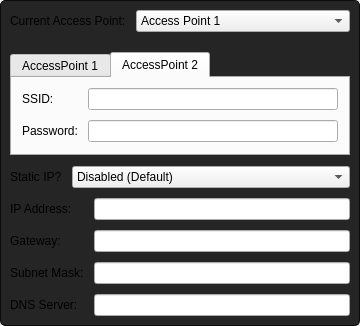
<?xml version="1.0" encoding="UTF-8"?>
<ui version="4.0">
 <class>WifiNetworksWidget</class>
 <widget class="QWidget" name="WifiNetworksWidget">
  <property name="geometry">
   <rect>
    <x>0</x>
    <y>0</y>
    <width>360</width>
    <height>326</height>
   </rect>
  </property>
  <property name="sizePolicy">
   <sizepolicy hsizetype="Preferred" vsizetype="Minimum">
    <horstretch>0</horstretch>
    <verstretch>0</verstretch>
   </sizepolicy>
  </property>
  <property name="windowTitle">
   <string>Form</string>
  </property>
  <property name="styleSheet">
   <string notr="true">#centralWidget {
	background-color: #252525;
	border: 1px Solid #0C0C0C;
	border-radius: 5px;
}
</string>
  </property>
  <layout class="QVBoxLayout" name="verticalLayout_7">
   <property name="spacing">
    <number>10</number>
   </property>
   <property name="leftMargin">
    <number>0</number>
   </property>
   <property name="topMargin">
    <number>0</number>
   </property>
   <property name="rightMargin">
    <number>0</number>
   </property>
   <property name="bottomMargin">
    <number>0</number>
   </property>
   <item>
    <widget class="QWidget" name="centralWidget" native="true">
     <layout class="QVBoxLayout" name="verticalLayout">
      <property name="spacing">
       <number>10</number>
      </property>
      <property name="leftMargin">
       <number>10</number>
      </property>
      <property name="topMargin">
       <number>10</number>
      </property>
      <property name="rightMargin">
       <number>10</number>
      </property>
      <property name="bottomMargin">
       <number>10</number>
      </property>
      <item>
       <layout class="QFormLayout" name="formLayout_3">
        <property name="fieldGrowthPolicy">
         <enum>QFormLayout::ExpandingFieldsGrow</enum>
        </property>
        <property name="horizontalSpacing">
         <number>10</number>
        </property>
        <property name="verticalSpacing">
         <number>10</number>
        </property>
        <property name="bottomMargin">
         <number>10</number>
        </property>
        <item row="0" column="0">
         <widget class="QLabel" name="label">
          <property name="text">
           <string>Current Access Point:</string>
          </property>
         </widget>
        </item>
        <item row="0" column="1">
         <widget class="QComboBox" name="currentAP">
          <property name="sizePolicy">
           <sizepolicy hsizetype="Expanding" vsizetype="Fixed">
            <horstretch>0</horstretch>
            <verstretch>0</verstretch>
           </sizepolicy>
          </property>
          <item>
           <property name="text">
            <string>Access Point 1</string>
           </property>
          </item>
          <item>
           <property name="text">
            <string>Access Point 2</string>
           </property>
          </item>
         </widget>
        </item>
       </layout>
      </item>
      <item>
       <widget class="QTabWidget" name="apTabs">
        <property name="sizePolicy">
         <sizepolicy hsizetype="Expanding" vsizetype="Minimum">
          <horstretch>0</horstretch>
          <verstretch>0</verstretch>
         </sizepolicy>
        </property>
        <property name="currentIndex">
         <number>1</number>
        </property>
        <widget class="QWidget" name="tab">
         <attribute name="title">
          <string>AccessPoint 1</string>
         </attribute>
         <layout class="QFormLayout" name="formLayout">
          <property name="fieldGrowthPolicy">
           <enum>QFormLayout::ExpandingFieldsGrow</enum>
          </property>
          <property name="horizontalSpacing">
           <number>10</number>
          </property>
          <property name="verticalSpacing">
           <number>10</number>
          </property>
          <property name="leftMargin">
           <number>10</number>
          </property>
          <property name="topMargin">
           <number>10</number>
          </property>
          <property name="rightMargin">
           <number>10</number>
          </property>
          <property name="bottomMargin">
           <number>10</number>
          </property>
          <item row="0" column="0">
           <widget class="QLabel" name="label_7">
            <property name="text">
             <string>SSID:</string>
            </property>
           </widget>
          </item>
          <item row="0" column="1">
           <widget class="QLineEdit" name="ap1SSID"/>
          </item>
          <item row="1" column="0">
           <widget class="QLabel" name="label_8">
            <property name="text">
             <string>Password:</string>
            </property>
           </widget>
          </item>
          <item row="1" column="1">
           <widget class="QLineEdit" name="ap1Password"/>
          </item>
         </layout>
        </widget>
        <widget class="QWidget" name="tab_2">
         <attribute name="title">
          <string>AccessPoint 2</string>
         </attribute>
         <layout class="QFormLayout" name="formLayout_2">
          <property name="fieldGrowthPolicy">
           <enum>QFormLayout::ExpandingFieldsGrow</enum>
          </property>
          <property name="horizontalSpacing">
           <number>10</number>
          </property>
          <property name="verticalSpacing">
           <number>10</number>
          </property>
          <property name="leftMargin">
           <number>10</number>
          </property>
          <property name="topMargin">
           <number>10</number>
          </property>
          <property name="rightMargin">
           <number>10</number>
          </property>
          <property name="bottomMargin">
           <number>10</number>
          </property>
          <item row="0" column="0">
           <widget class="QLabel" name="label_9">
            <property name="text">
             <string>SSID:</string>
            </property>
           </widget>
          </item>
          <item row="0" column="1">
           <widget class="QLineEdit" name="ap2SSID"/>
          </item>
          <item row="1" column="0">
           <widget class="QLabel" name="label_10">
            <property name="text">
             <string>Password:</string>
            </property>
           </widget>
          </item>
          <item row="1" column="1">
           <widget class="QLineEdit" name="ap2Password"/>
          </item>
         </layout>
        </widget>
       </widget>
      </item>
      <item>
       <layout class="QFormLayout" name="formLayout_4">
        <property name="fieldGrowthPolicy">
         <enum>QFormLayout::ExpandingFieldsGrow</enum>
        </property>
        <property name="horizontalSpacing">
         <number>10</number>
        </property>
        <property name="verticalSpacing">
         <number>5</number>
        </property>
        <property name="topMargin">
         <number>0</number>
        </property>
        <item row="0" column="0">
         <widget class="QLabel" name="label_6">
          <property name="text">
           <string>Static IP?</string>
          </property>
         </widget>
        </item>
        <item row="0" column="1">
         <widget class="QComboBox" name="staticIP">
          <property name="sizePolicy">
           <sizepolicy hsizetype="Expanding" vsizetype="Fixed">
            <horstretch>0</horstretch>
            <verstretch>0</verstretch>
           </sizepolicy>
          </property>
          <item>
           <property name="text">
            <string>Disabled (Default)</string>
           </property>
          </item>
          <item>
           <property name="text">
            <string>Enabled</string>
           </property>
          </item>
         </widget>
        </item>
       </layout>
      </item>
      <item>
       <widget class="QWidget" name="ipSettingsWidget" native="true">
        <layout class="QFormLayout" name="formLayout_5">
         <property name="fieldGrowthPolicy">
          <enum>QFormLayout::ExpandingFieldsGrow</enum>
         </property>
         <property name="horizontalSpacing">
          <number>10</number>
         </property>
         <property name="verticalSpacing">
          <number>10</number>
         </property>
         <property name="leftMargin">
          <number>0</number>
         </property>
         <property name="topMargin">
          <number>0</number>
         </property>
         <property name="rightMargin">
          <number>0</number>
         </property>
         <property name="bottomMargin">
          <number>0</number>
         </property>
         <item row="0" column="0">
          <widget class="QLabel" name="label_2">
           <property name="text">
            <string>IP Address:</string>
           </property>
          </widget>
         </item>
         <item row="0" column="1">
          <widget class="QLineEdit" name="ipAddress"/>
         </item>
         <item row="1" column="0">
          <widget class="QLabel" name="label_3">
           <property name="text">
            <string>Gateway:</string>
           </property>
          </widget>
         </item>
         <item row="1" column="1">
          <widget class="QLineEdit" name="gateway"/>
         </item>
         <item row="2" column="0">
          <widget class="QLabel" name="label_4">
           <property name="text">
            <string>Subnet Mask:</string>
           </property>
          </widget>
         </item>
         <item row="2" column="1">
          <widget class="QLineEdit" name="subnetMask"/>
         </item>
         <item row="3" column="0">
          <widget class="QLabel" name="label_5">
           <property name="text">
            <string>DNS Server:</string>
           </property>
          </widget>
         </item>
         <item row="3" column="1">
          <widget class="QLineEdit" name="dnsServer"/>
         </item>
        </layout>
       </widget>
      </item>
     </layout>
    </widget>
   </item>
   <item>
    <spacer name="verticalSpacer">
     <property name="orientation">
      <enum>Qt::Vertical</enum>
     </property>
     <property name="sizeHint" stdset="0">
      <size>
       <width>10</width>
       <height>10</height>
      </size>
     </property>
    </spacer>
   </item>
  </layout>
 </widget>
 <resources/>
 <connections/>
</ui>
